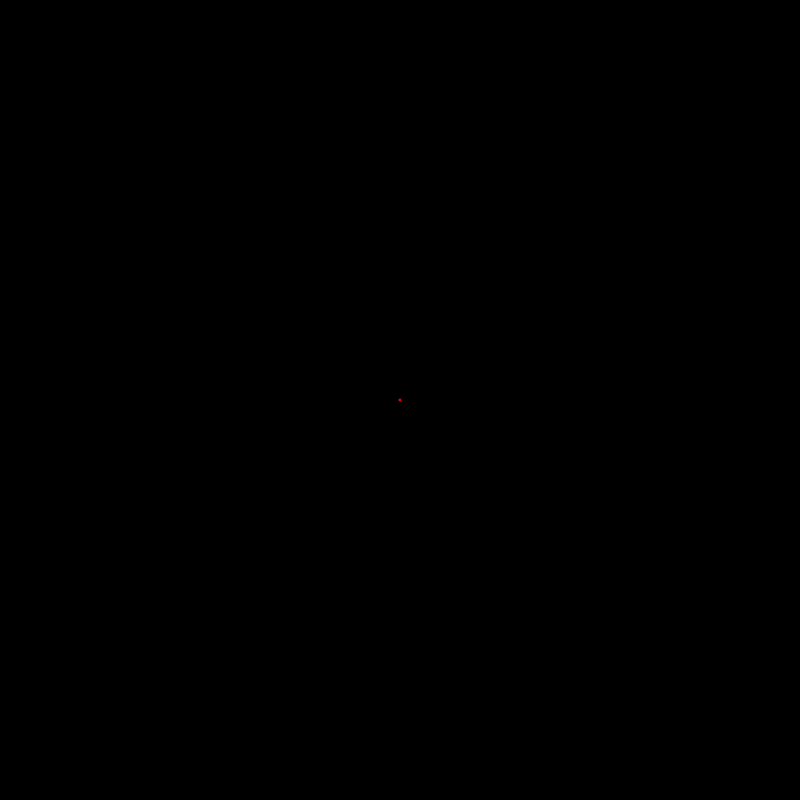
Frame 1 (no input)
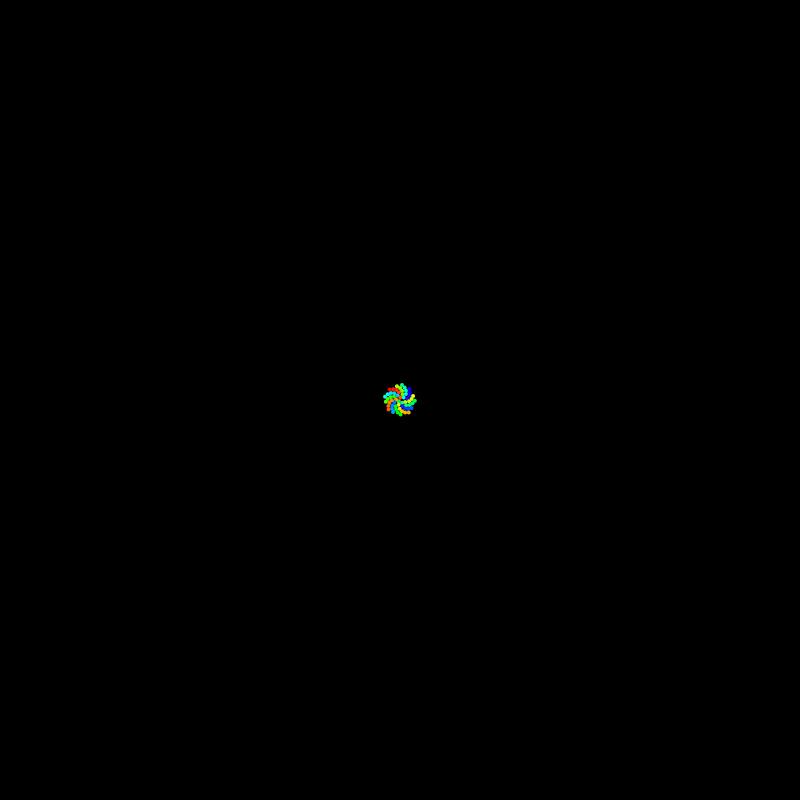
Frame 60 (no input)
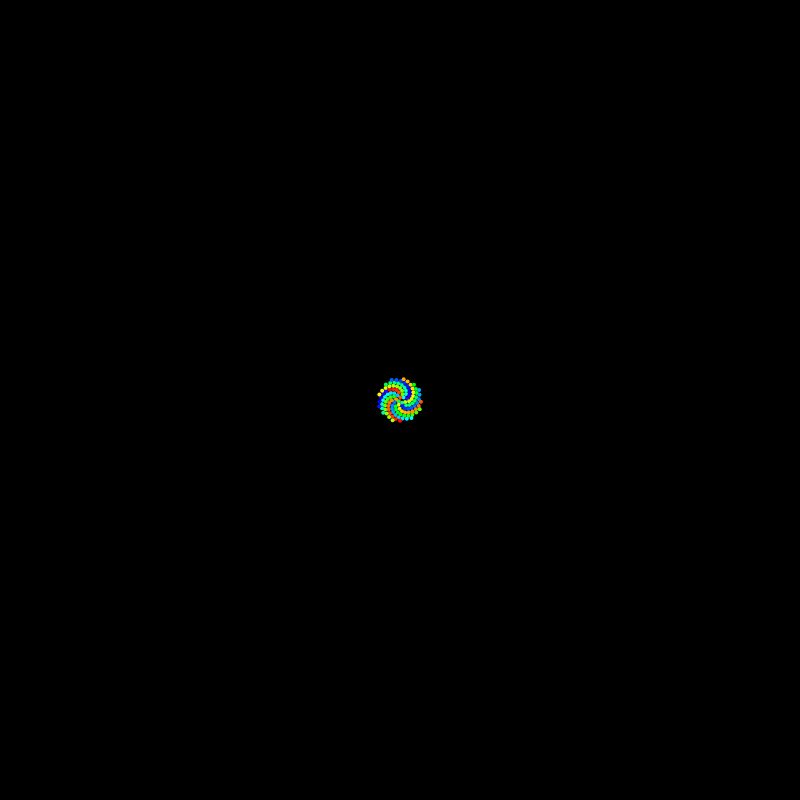
Frame 120 (the mouse pressed at the canvas centre since frame 60)

The p5.js sketch that drew these frames (run headless with seeded random() and noise() and a simulated clock; from frame 60 on, the mouse is pressed at the canvas centre):

// p5.js sketch
// ── sketch.js
var n = 0;
var c = 2;

function setup() {
  createCanvas(800, 800);
  angleMode(DEGREES);
  colorMode(HSB);
  background(0);
}

function draw() {
  
  var a = n * 137.5;
  var r = c * sqrt(n);
  
  var x = r * cos(a) + width/2;
  var y = r * sin(a) + height/2;
  
  fill(a%256,255,255);
  ellipse(x,y,4,4);
  noStroke();
  
  
  n++;
}
